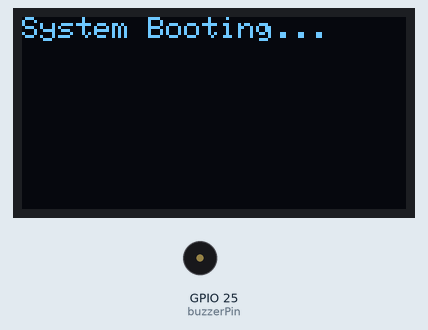
Bench run of a sketch on a simulated ESP32. Shown: 128×64 one-colour display, buzzer (waves = sounding, pin HIGH). WiFi joins after 1.5 s; servers stay silent unless stated; the local clock reads 2024-03-15 10:24:30 at power-on unless the sketch sets it; what the sketch prints to the serial monitor is not drawn.

Above: at 0.1 s.
At 2.7 s:
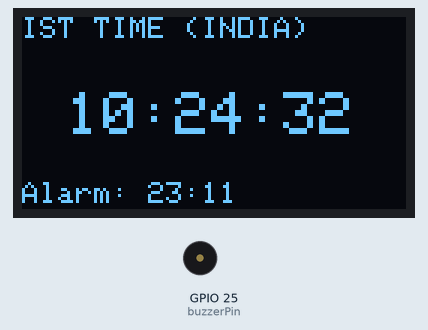
At 10.9 s:
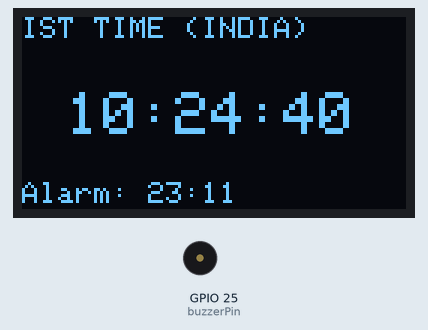
At 20.1 s:
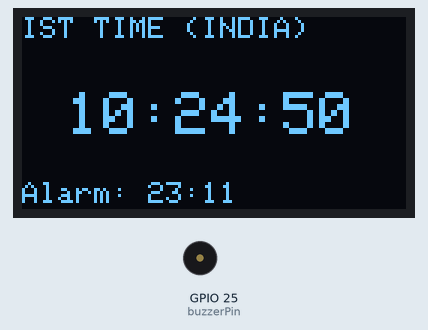
At 29.4 s:
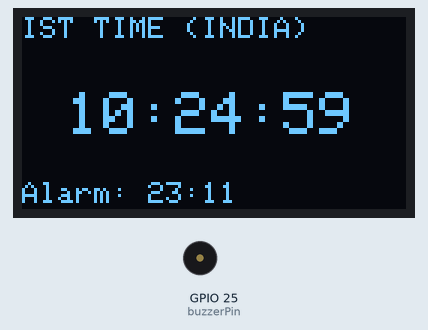
At 38.6 s:
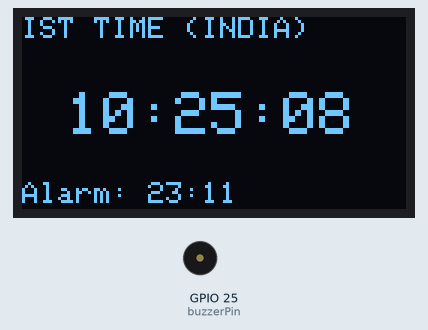

Measured:
- what the display in image 1 shows lasts 1.1 s, from 2.6 s to 3.7 s

The sketch:

time-alarm.ino
```cpp
#include <WiFi.h>
#include "time.h"
#include <Wire.h>
#include <Adafruit_GFX.h>
#include <Adafruit_SSD1306.h>

// ================= WIFI SETTINGS =================
// IMPORTANT: Ensure your Redmi-13C hotspot is set to "2.4 GHz Band"
const char* ssid     = "Redmi-13C";
const char* password = "taufiq@123";

// ================= TIME & ALARM SETTINGS =================
const char* ntpServer = "pool.ntp.org";
const long  gmtOffset_sec = 19800; // India is UTC +5:30
const int   daylightOffset_sec = 0;

// SET YOUR ALARM TIME HERE (24-hour format)
const int targetHour = 23;
const int targetMin  = 11;
bool buzzerTriggered = false;

// ================= HARDWARE PINS =================
const int buzzerPin = 25;
#define SCREEN_WIDTH 128
#define SCREEN_HEIGHT 64
Adafruit_SSD1306 display(SCREEN_WIDTH, SCREEN_HEIGHT, &Wire, -1);

void setup() {
  Serial.begin(115200);
  pinMode(buzzerPin, OUTPUT);
  digitalWrite(buzzerPin, LOW);

  // 1. Initialize OLED
  if(!display.begin(SSD1306_SWITCHCAPVCC, 0x3C)) {
    Serial.println(F("OLED failed"));
    for(;;);
  }

  display.clearDisplay();
  display.setTextColor(SSD1306_WHITE);
  display.setTextSize(1);
  display.setCursor(0,0);
  display.println("System Booting...");
  display.display();
  delay(1000);

  // 2. Connect to WiFi with Timeout
  WiFi.begin(ssid, password);
  display.clearDisplay();
  display.setCursor(0,0);
  display.println("Connecting WiFi...");
  display.display();

  int retryCount = 0;
  while (WiFi.status() != WL_CONNECTED && retryCount < 20) {
    delay(500);
    Serial.print(".");
    retryCount++;
  }

  if(WiFi.status() != WL_CONNECTED) {
    display.clearDisplay();
    display.println("WiFi FAILED!");
    display.println("Check 2.4GHz Band");
    display.display();
    while(1);
  }

  // 3. Sync Time
  configTime(gmtOffset_sec, daylightOffset_sec, ntpServer);
  display.clearDisplay();
  display.println("WiFi Connected!");
  display.println("Syncing IST...");
  display.display();
}

void loop() {
  struct tm timeinfo;
  if(!getLocalTime(&timeinfo)){
    Serial.println("Waiting for NTP...");
    return;
  }

  // 4. Update OLED Display
  display.clearDisplay();

  // Header
  display.setTextSize(1);
  display.setCursor(0,0);
  display.println("IST TIME (INDIA)");

  // Main Time
  display.setTextSize(2);
  display.setCursor(15, 25);
  display.printf("%02d:%02d:%02d", timeinfo.tm_hour, timeinfo.tm_min, timeinfo.tm_sec);

  // Footer
  display.setTextSize(1);
  display.setCursor(0, 55);
  display.printf("Alarm: %02d:%02d", targetHour, targetMin);

  display.display();

  // 5. Buzzer Logic (Triggers at targetHour:targetMin)
  if (timeinfo.tm_hour == targetHour && timeinfo.tm_min == targetMin && !buzzerTriggered) {

    // Visual Alert
    display.clearDisplay();
    display.setCursor(10, 20);
    display.setTextSize(2);
    display.println("EXAM START!");
    display.display();

    // Auditory Alert (10 Seconds)
    digitalWrite(buzzerPin, HIGH);
    delay(10000);
    digitalWrite(buzzerPin, LOW);

    buzzerTriggered = true;
  }

  // Reset trigger flag once the minute has passed
  if (timeinfo.tm_min != targetMin) {
    buzzerTriggered = false;
  }

  delay(1000); // Main loop delay
}
```
